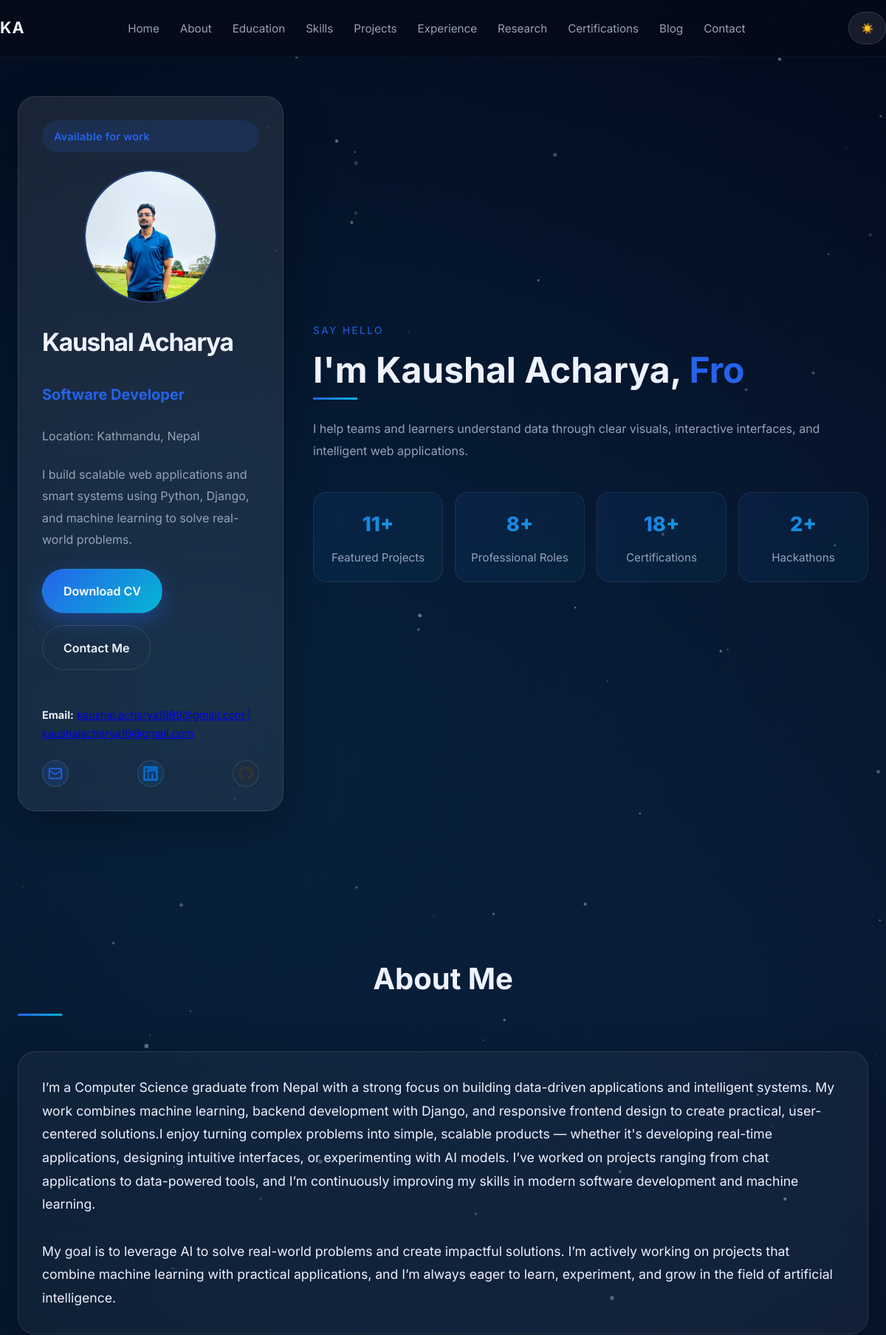
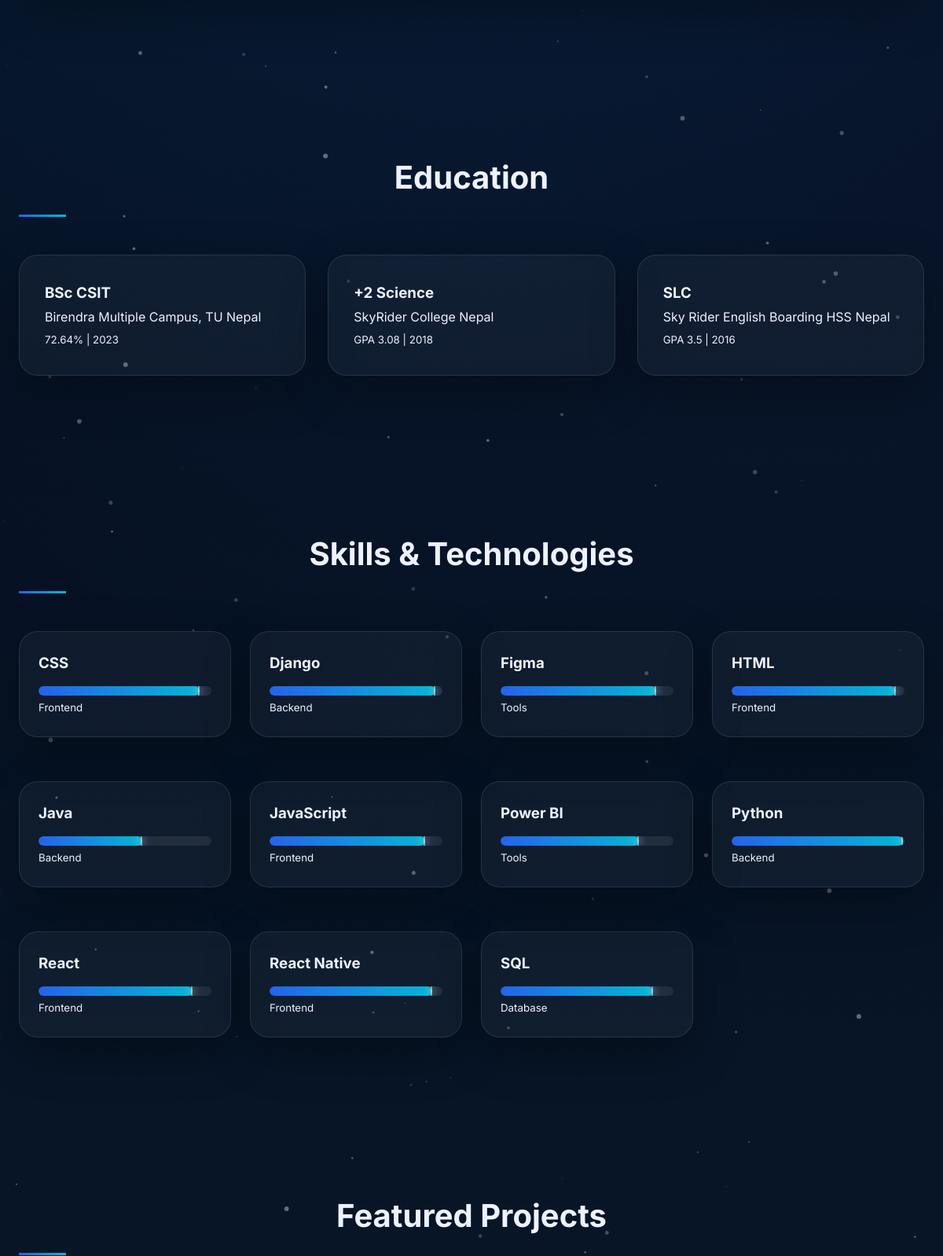
The page / (upper part) on the database its author committed (2 pictures, top to bottom).
### main/models.py (models this page shows, shortened)
class Skill(models.Model):
    CATEGORY_CHOICES = [
        ('frontend', 'Frontend'),
        ('backend', 'Backend'),
        ('database', 'Database'),
        ('tools', 'Tools'),
        ('other', 'Other'),
    ]
    name = models.CharField(max_length=50)
    category = models.CharField(max_length=20, choices=CATEGORY_CHOICES, default='other')
    proficiency = models.IntegerField(default=50)  # 0-100

### main/views.py (the view)
# urls.py: path('', views.home, name='home'),
def home(request):
    projects = Project.objects.all()
    skills_qs = Skill.objects.all().order_by('name', '-proficiency', 'category')
    skills = []
    seen_names = set()
    for skill in skills_qs:
        key = (skill.name or "").strip().lower()
        if not key or key in seen_names:
            continue
        seen_names.add(key)
        skills.append(skill)
    experiences = Experience.objects.all().order_by('-start_date')
    blogs = Blog.objects.filter(published=True).order_by('-created_at')[:3]
    return render(request, 'home.html', {
        'projects': projects,
        'skills': skills,
        'experiences': experiences,
        'blogs': blogs,
        'profile': PROFILE,
        'projects_count': 11,
        'roles_count': 8,
        'certifications_count': 18,
        'hackathon_count': 2,
    })

### main/templates/home.html (shortened to what this page needs)
<!DOCTYPE html>
<html lang="en">
<head>
    {% load static %}
    <link href="https://unpkg.com/aos@2.3.1/dist/aos.css" rel="stylesheet">
    <link rel="stylesheet" href="{% static 'main/css/style.css' %}">
    <link rel="stylesheet" href="{% static 'main/css/animations.css' %}">
    <link rel="stylesheet" href="{% static 'main/css/enhancements.css' %}">
</head>
<body data-theme="dark">
    <header>
        <nav class="container nav-bar">
            <div class="logo">KA</div>
            <ul class="nav-links">
                <li><a href="#hero">Home</a></li>
                <li><a href="#about">About</a></li>
                <li><a href="#education">Education</a></li>
                <li><a href="#skills">Skills</a></li>
                <li><a href="#projects">Projects</a></li>
                <li><a href="#experience">Experience</a></li>
                <li><a href="#research">Research</a></li>
                <li><a href="#certifications">Certifications</a></li>
                <li><a href="#blog">Blog</a></li>
                <li><a href="#contact">Contact</a></li>
            </ul>
            <button id="theme-toggle" class="theme-toggle">🌙</button>
        </nav>
    </header>
    <section id="hero" class="hero">
        <div id="particles-js" style="position: absolute; top: 0; left: 0; width: 100%; height: 100%; z-index: 0;"></div>
        <div class="container hero-grid" style="position: relative; z-index: 1;">
            <aside class="hero-panel card" data-parallax="0.15" data-aos="fade-right">
                <div class="profile-chip">Available for work</div>
                <div class="profile-avatar">
                    <div class="avatar-ring">
                        <img src="{% static 'main/images/profile.jpg' %}" alt="{{ profile.name }}" style="width: 100%; height: 100%; border-radius: 50%; object-fit: cover; display: block;">
                    </div>
                </div>
                <h1>{{ profile.name }}</h1>
                <p class="hero-role">Software Developer</p>
                <p class="hero-location">Location: Kathmandu, Nepal</p>
                <p class="hero-summary">{{ profile.hero_summary }}</p>
                <div class="hero-actions">
                    <a href="{% url 'resume_pdf' %}" class="btn btn-primary">Download CV</a>
                    <a href="#contact" class="btn btn-outline">Contact Me</a>
                </div>
                <div class="hero-contacts" style="margin-top: 1.5rem; font-size: 0.9rem; color: var(--text-color);">
                    <p><strong>Email:</strong> <a href="mailto:{{ profile.email }}">{{ profile.email }} | kaushalacharya16@gmail.com</a></p>
                </div>
                <div class="social-links">
                    <a href="mailto:{{ profile.email }}" title="Email" aria-label="Email" style="display: inline-flex; align-items: center; justify-content: center; width: 36px; height: 36px; border-radius: 50%; background: rgba(37, 99, 235, 0.15); transition: all 0.3s;" onmouseover="this.style.background='rgba(37, 99, 235, 0.25)'" onmouseout="this.style.background='rgba(37, 99, 235, 0.15)'">
                        <svg width="20" height="20" viewBox="0 0 24 24" fill="none" stroke="currentColor" stroke-width="2" style="color: var(--primary-color);">
                            <rect x="2" y="4" width="20" height="16" rx="2"/>
                            <path d="m22 7-8.97 5.7a1.94 1.94 0 0 1-2.06 0L2 7"/>
                        </svg>
                    </a>
                    <a href="{{ profile.linkedin }}" target="_blank" title="LinkedIn" aria-label="LinkedIn" style="display: inline-flex; align-items: center; justify-content: center; width: 36px; height: 36px; border-radius: 50%; background: rgba(10, 102, 194, 0.15); transition: all 0.3s;" onmouseover="this.style.background='rgba(10, 102, 194, 0.25)'" onmouseout="this.style.background='rgba(10, 102, 194, 0.15)'">
                    </a>
                    <a href="{{ profile.github }}" target="_blank" title="GitHub" aria-label="GitHub" style="display: inline-flex; align-items: center; justify-content: center; width: 36px; height: 36px; border-radius: 50%; background: rgba(51, 51, 51, 0.15); transition: all 0.3s;" onmouseover="this.style.background='rgba(51, 51, 51, 0.25)'" onmouseout="this.style.background='rgba(51, 51, 51, 0.15)'">
                    </a>
                </div>
            </aside>
            <div class="hero-copy" data-parallax="0.3" data-aos="fade-left">
                <span class="eyebrow">Say Hello</span>
                <h2>I'm {{ profile.name }}, <span class="typed-text" data-roles="Software Developer|Backend Developer|Data Analyst"></span></h2>
                <p class="hero-description">I help teams and learners understand data through clear visuals, interactive interfaces, and intelligent web applications.</p>
                <div class="hero-stats">
                    <div class="stat-card" data-stat-value="11">
                        <strong class="stat-number">11+</strong>
                        <span>Featured Projects</span>
                    </div>
                    <div class="stat-card" data-stat-value="8">
                        <strong class="stat-number">8+</strong>
                        <span>Professional Roles</span>
                    </div>
                    <div class="stat-card" data-stat-value="18">
                        <strong class="stat-number">18+</strong>
                        <span>Certifications</span>
                    </div>
                    <div class="stat-card" data-stat-value="2">
                        <strong class="stat-number">2+</strong>
                        <span>Hackathons</span>
                    </div>
                </div>
            </div>
        </div>
    </section>
    <section id="about" class="section">
        <div class="container">
            <h2 data-aos="fade-up">About Me</h2>
            <div class="card" data-aos="fade-up" data-aos-delay="100" style="padding: 2rem; line-height: 1.8; font-size: 1.1rem;" alighn="justify">
                <p>I’m a Computer Science graduate from Nepal with a strong focus on building data-driven applications and intelligent systems. My work combines machine learning, backend development with Django, and responsive frontend design to create practical, user-centered solutions.I enjoy turning complex problems into simple, scalable products — whether it's developing real-time applications, designing intuitive interfaces, or experimenting with AI models. I’ve worked on projects ranging from chat applications to data-powered tools, and I’m continuously improving my skills in modern software development and machine learning.</p>
                <br>
                <p>My goal is to leverage AI to solve real-world problems and create impactful solutions. I’m actively working on projects that combine machine learning with practical applications, and I’m always eager to learn, experiment, and grow in the field of artificial intelligence.</p>
            </div>
        </div>
    </section>
    <section id="education" class="section">
        <div class="container">
            <h2 data-aos="fade-up">Education</h2>
            <div class="projects-grid">
                {% for edu in profile.education %}
                <div class="card hover-shadow" data-aos="fade-up" data-aos-delay="{{ forloop.counter|add:0|stringformat:'d' }}00">
                    <h3>{{ edu.degree }}</h3>
                    <p>{{ edu.institution }}</p>
                    <small>{{ edu.details }}</small>
                </div>
                {% endfor %}
            </div>
        </div>
    </section>
    <section id="skills" class="section">
        <div class="container">
            <h2 data-aos="fade-up">Skills & Technologies</h2>
            <div class="skills-grid">
                {% for skill in skills %}
                <div class="card skill-item" data-category="{{ skill.category }}" data-tilt data-aos="fade-up" data-aos-delay="{{ forloop.counter|add:0|stringformat:'d' }}00">
                    <h3 class="skill-name">{{ skill.name }}</h3>
                    <div class="skill-bar">
                        <div class="skill-fill" style="width: {{ skill.proficiency }}%"></div>
                    </div>
                    <small>{{ skill.get_category_display }}</small>
                </div>
                {% endfor %}
            </div>
        </div>
    </section>
    <section id="projects" class="section">
        <div class="container">
            <h2 data-aos="fade-up">Featured Projects</h2>
        </div>
    </section>
</body>
</html>

### main/static/main/css/animations.css (style rules this page uses)
.aos-animate { animation-duration: 0.8s; }
.btn { position: relative; overflow: hidden; }
.btn::before { content: ''; position: absolute; top: 50%; left: 50%; width: 0; height: 0; border-radius: 50%; background: rgba(255, 255, 255, 0.5); transform: translate(-50%, -50%); transition: width 0.6s, height 0.6s; }
.card { opacity: 0; transform: translateY(20px); animation: slideInUp 0.6s ease forwards; }

### main/static/main/css/enhancements.css (style rules this page uses)
.stat-card { position: relative; overflow: hidden; cursor: pointer; transition: all 0.4s cubic-bezier(0.34, 1.56, 0.64, 1); }
[data-theme="dark"] .stat-card { background: linear-gradient(135deg, rgba(37, 99, 235, 0.1), rgba(6, 182, 212, 0.05)); }
.stat-card::before { content: ''; position: absolute; top: 0; left: -100%; width: 100%; height: 100%; background: linear-gradient(90deg, transparent, rgba(255, 255, 255, 0.1), transparent); transition: left 0.5s; }
.stat-number { display: block; font-size: 3.5rem; font-weight: 800; background: linear-gradient(135deg, var(--primary-color), var(--secondary-color)); -webkit-background-clip: text; -webkit-text-fill-color: transparent; background-clip: text; animation: countUp 2s ease-out; }
.skill-item { animation: slideInUp 0.6s ease-out both; transition: all 0.3s ease; }
.skill-fill { background: linear-gradient(90deg, var(--primary-color), var(--secondary-color)); box-shadow: 0 0 20px rgba(37, 99, 235, 0.5); position: relative; }
.skill-fill::after { content: ''; position: absolute; right: 0; top: 0; bottom: 0; width: 2px; background: rgba(255, 255, 255, 0.5); box-shadow: 0 0 10px rgba(255, 255, 255, 0.8); }
.btn { position: relative; overflow: hidden; transition: all 0.4s ease; }
.btn::before { content: ''; position: absolute; top: 0; left: -100%; width: 100%; height: 100%; background: rgba(255, 255, 255, 0.2); transition: left 0.5s; }
.btn-primary { background: linear-gradient(135deg, var(--primary-color), var(--secondary-color)); box-shadow: 0 10px 30px rgba(37, 99, 235, 0.4); transition: all 0.5s cubic-bezier(0.34, 1.56, 0.64, 1); }
.social-links a { transition: all 0.4s cubic-bezier(0.34, 1.56, 0.64, 1); position: relative; }
.skill-item:nth-child(1) { animation-delay: 0s; }
.skill-item:nth-child(2) { animation-delay: 0.08s; }
.skill-item:nth-child(3) { animation-delay: 0.16s; }
.skill-item:nth-child(4) { animation-delay: 0.24s; }
.skill-item:nth-child(5) { animation-delay: 0.32s; }
section h2 { position: relative; padding-bottom: 15px; }
section h2::after { content: ''; position: absolute; bottom: 0; left: 0; width: 60px; height: 3px; background: linear-gradient(90deg, var(--primary-color), var(--secondary-color)); animation: expandWidth 0.8s ease-out; }
.card { position: relative; }
.card::after { content: ''; position: absolute; inset: -1px; background: linear-gradient(135deg, rgba(37, 99, 235, 0.2), rgba(6, 182, 212, 0.1)); border-radius: inherit; opacity: 0; transition: opacity 0.3s ease; pointer-events: none; }
* { transition: background-color 0.3s ease, color 0.3s ease; }
body { transition: background-color 0.5s ease, color 0.5s ease; }
.glow-on-hover { position: relative; transition: all 0.4s cubic-bezier(0.34, 1.56, 0.64, 1); }
a { position: relative; }
a:not(.btn):not(.nav-links a)::before { content: ''; position: absolute; width: 100%; height: 2px; bottom: -2px; left: 0; background: var(--primary-color); transform: scaleX(0); transform-origin: bottom right; transition: transform 0.3s ease; }

### rows shown on the page
Skill: name "CSS", proficiency 93 (drawn), category "Frontend"
Skill: name "Django", proficiency 96 (drawn), category "Backend"
Skill: name "Figma", proficiency 90 (drawn), category "Tools"
Skill: name "HTML", proficiency 95 (drawn), category "Frontend"
Skill: name "Java", proficiency 60 (drawn), category "Backend"
Skill: name "JavaScript", proficiency 90 (drawn), category "Frontend"
Skill: name "Power BI", proficiency 80 (drawn), category "Tools"
Skill: name "Python", proficiency 99 (drawn), category "Backend"
Skill: name "React", proficiency 89 (drawn), category "Frontend"
Skill: name "React Native", proficiency 94 (drawn), category "Frontend"
Skill: name "SQL", proficiency 88 (drawn), category "Database"

### other values the page prints
{{ profile.name }} "Kaushal Acharya"
{{ profile.hero_summary }} "I build scalable web applications and smart systems using Python, Django, and machine learning to solve real-world problems."
{{ edu.degree }} "BSc CSIT" "+2 Science" "SLC"
{{ edu.institution }} "Birendra Multiple Campus, TU Nepal" "SkyRider College Nepal" "Sky Rider English Boarding HSS Nepal"
{{ edu.details }} "72.64% | 2023" "GPA 3.08 | 2018" "GPA 3.5 | 2016"
